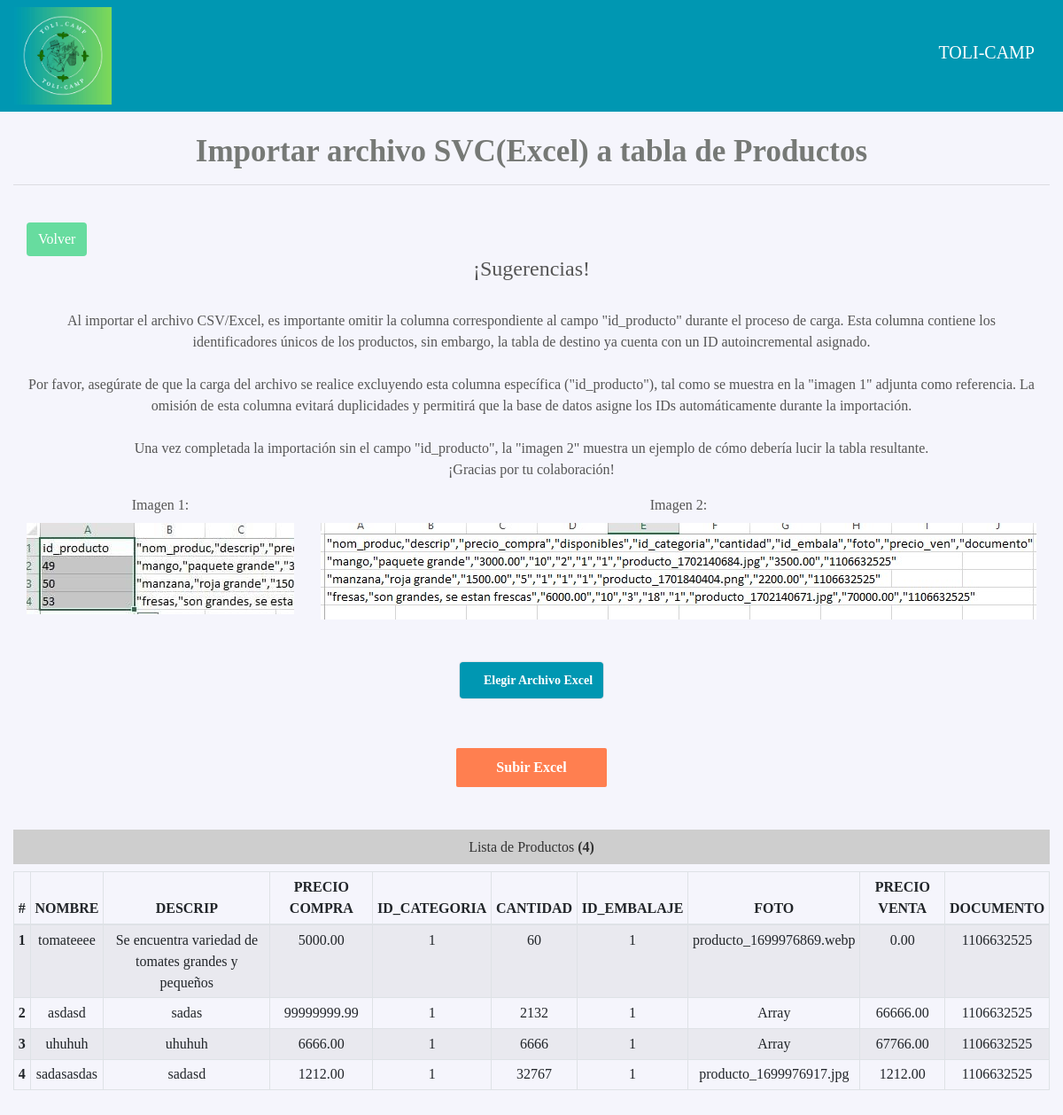
The page /views/models/admin/archivo_csv/index.php (signed in) on the database as committed earlier.
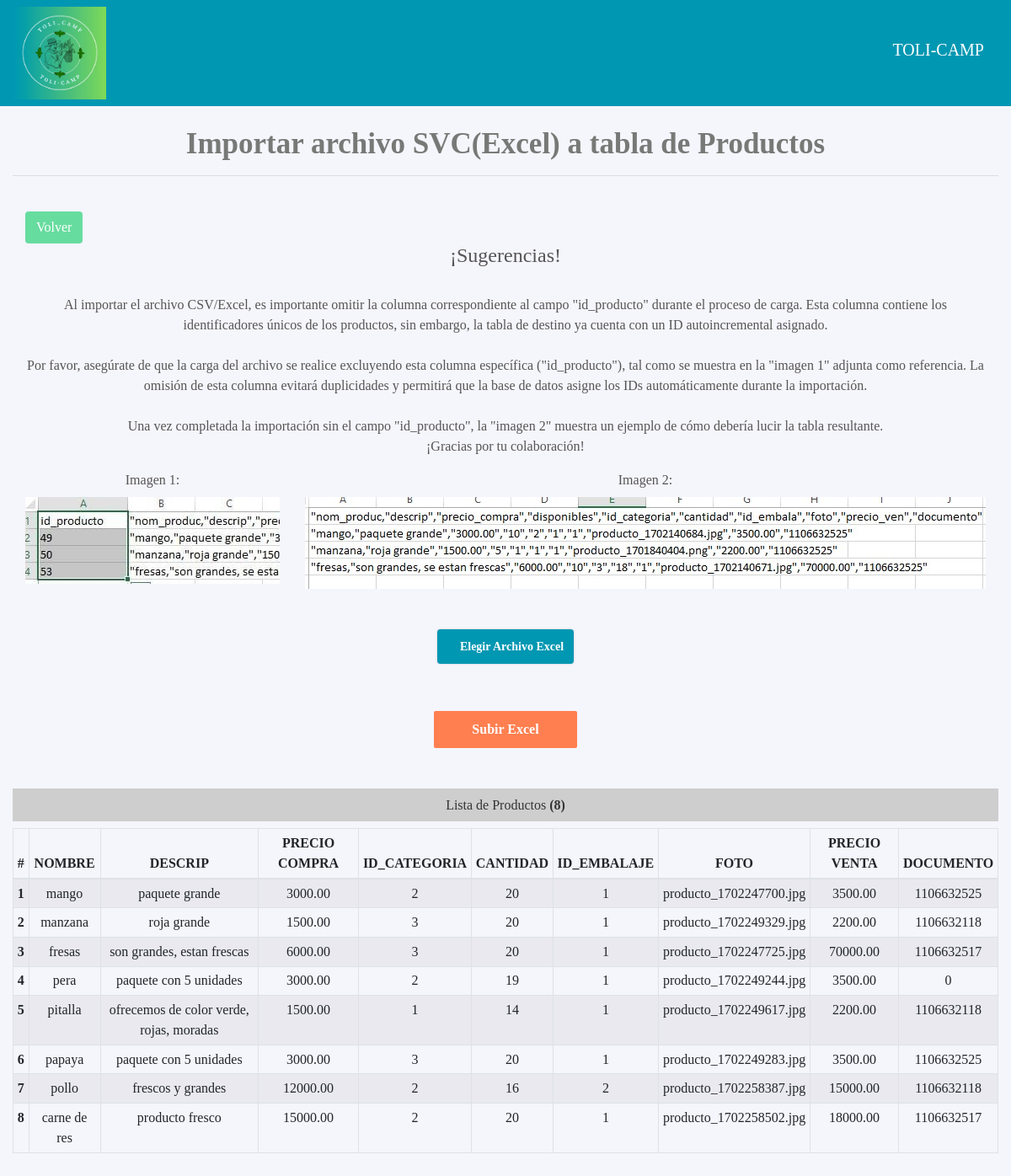
The same page on the database as committed later.
### tables this page shows
CREATE TABLE `productos` (
  `id_producto` int(11) NOT NULL,
  `barcode` int(11) NOT NULL,
  `nom_produc` varchar(50) NOT NULL,
  `descrip` varchar(150) NOT NULL,
  `precio_compra` decimal(10,2) NOT NULL,
  `id_categoria` int(11) NOT NULL,
  `cantidad` smallint(5) NOT NULL,
  `id_embala` int(11) NOT NULL,
  `foto` varchar(255) NOT NULL,
  `precio_ven` decimal(10,2) NOT NULL,
  `documento` int(11) NOT NULL
);

### views/models/admin/archivo_csv/index.php (the view, shortened to what this page needs)
<!DOCTYPE html>
<html>
<head>
  <link rel="stylesheet" href="https://cdnjs.cloudflare.com/ajax/libs/material-design-iconic-font/2.2.0/css/material-design-iconic-font.min.css">
  <link rel="stylesheet" type="text/css" href="css/bootstrap.min.css">
  <link rel="stylesheet" type="text/css" href="css/cargando.css">
  <link rel="stylesheet" type="text/css" href="css/cssGenerales.css">
</head>
<body style="font-family: 'Times New Roman', Times, serif;">
  <nav class="navbar navbar-expand-lg navbar-light navbar-dark fixed-top" style="background-color:#0097B2 !important;">
    <ul class="navbar-nav mr-auto collapse navbar-collapse">
      <li class="nav-item active">
        <a href="index.php">
          <img src="img/logo.png" alt="Web Developer Urian Viera" width="110">
        </a>
      </li>
    </ul>
    <div class="my-2 my-lg-0">
      <h5 class="navbar-brand">TOLI-CAMP</h5>
    </div>
  </nav>
  <div class="container">
    <h3 class="text-center">Importar archivo SVC(Excel) a tabla de Productos</h3>
    <hr>
    <br>
    <div class="">
      <div class="container">
        <div class="row" style="font-size: 25px;">
          <div class="col-4">
            <a href="../producto/index.php" class="btn btn-margin" style="background-color: #67DC9F; color:#ffff;">Volver</a>
          </div>
        </div>
        <h4 class="text-center">¡Sugerencias!</h4><br>
        <p class="text-center">Al importar el archivo CSV/Excel, es importante omitir la columna correspondiente al campo "id_producto" durante el proceso de carga. Esta columna contiene los identificadores únicos de los productos, sin embargo, la tabla de destino ya cuenta con un ID autoincremental asignado. <br><br> Por favor, asegúrate de que la carga del archivo se realice excluyendo esta columna específica ("id_producto"), tal como se muestra en la "imagen 1" adjunta como referencia. La omisión de esta columna evitará duplicidades y permitirá que la base de datos asigne los IDs automáticamente durante la importación. <br><br>Una vez completada la importación sin el campo "id_producto", la "imagen 2" muestra un ejemplo de cómo debería lucir la tabla resultante. <br> ¡Gracias por tu colaboración!</p>
        <div class="row text-center">
          <div class="col">
            <label for="">Imagen 1:</label><br>
            <img src="./img/suge_excel.jpg" alt="Sugerencia del archivo excel">
          </div>
          <div class="col">
            <label for="">Imagen 2:</label><br>
            <img src="./img/suge_bien.jpg" alt="Sugerencia del archivo excel">
          </div>
        </div>
      </div>
      <br><br>
      <div class="">
        <form action="./recibe_excel.php" method="POST" enctype="multipart/form-data" />
        <div class="file-input text-center">
          <label class="file-input__label" for="file-input">
            <span>Elegir Archivo Excel</span></label>
        </div>
        <div class="text-center mt-5">
          <input type="submit" name="subir" class="btn-enviar" value="Subir Excel" />
        </div>
      </div>
      <div class="text-center mt-5">
        <?php
        include('config.php');
        $sqlClientes = ("SELECT * FROM productos ORDER BY id_producto ASC");
        $queryData   = mysqli_query($con, $sqlClientes);
        $total_client = mysqli_num_rows($queryData);
        ?>
        <h6 class="text-center">
          Lista de Productos <strong>(<?php echo $total_client; ?>)</strong>
        </h6>
        <table class="table table-bordered table-striped">
          <thead>
            <tr>
              <th>#</th>
              <th>NOMBRE</th>
              <th>DESCRIP</th>
              <th>PRECIO COMPRA</th>
              <th>ID_CATEGORIA</th>
              <th>CANTIDAD</th>
              <th>ID_EMBALAJE</th>
              <th>FOTO</th>
              <th>PRECIO VENTA</th>
              <th>DOCUMENTO</th>
            </tr>
          </thead>
          <tbody>
            <?php
            $i = 1;
            while ($data = mysqli_fetch_array($queryData)) { ?>
              <tr>
                <th scope="row"><?php echo $i++; ?></th>
                <td><?php echo $data['nom_produc']; ?></td>
                <td><?php echo $data['descrip']; ?></td>
                <td><?php echo $data['precio_compra']; ?></td>
                <td><?php echo $data['id_categoria']; ?></td>
                <td><?php echo $data['cantidad']; ?></td>
                <td><?php echo $data['id_embala']; ?></td>
                <td><?php echo $data['foto']; ?></td>
                <td><?php echo $data['precio_ven']; ?></td>
                <td><?php echo $data['documento']; ?></td>
              </tr>
            <?php } ?>
          </tbody>
        </table><br><br>
      </div>
    </div>
  </div>
</body>
</html>

### views/models/admin/archivo_csv/css/cssGenerales.css (style rules this page uses)
body { height: 100vh; width: 100%; background-color: #F5F5FC !important; color: #555; }
.file-input__label { cursor: pointer; display: inline-flex; align-items: center; border-radius: 4px; font-size: 14px; font-weight: 600; color: #fff; font-size: 14px; padding: 10px 12px; background-color: #0097B2; box-shadow: 0px 0px 2px rgba(0, 0, 0, 0.25); }
.btn-enviar { color: #fff; font-weight: 600; padding: 10px 45px; background-color: coral; border: none; border-radius: 2px; }
h6 { color:#333; background-color: #cecece; padding: 10px 0px; }
h3 { font-size: 35px; font-weight: 900; color: rgb(118, 121, 118); margin-top: 150px; }

Rows that differ between the two databases and show on the page:
removed productos: nom_produc "tomateeee", descrip "Se encuentra variedad de tomates grandes y pequeños", precio_compra "5000.00", id_categoria "1", cantidad "60", id_embala "1", foto "producto_1699976869.webp", precio_ven "0.00", documento "1106632525"
removed productos: nom_produc "asdasd", descrip "sadas", precio_compra "99999999.99", id_categoria "1", cantidad "2132", id_embala "1", foto "Array", precio_ven "66666.00", documento "1106632525"
removed productos: nom_produc "uhuhuh", descrip "uhuhuh", precio_compra "6666.00", id_categoria "1", cantidad "6666", id_embala "1", foto "Array", precio_ven "67766.00", documento "1106632525"
removed productos: nom_produc "sadasasdas", descrip "sadasd", precio_compra "1212.00", id_categoria "1", cantidad "32767", id_embala "1", foto "producto_1699976917.jpg", precio_ven "1212.00", documento "1106632525"
added productos: nom_produc "mango", descrip "paquete grande", precio_compra "3000.00", id_categoria "2", cantidad "20", id_embala "1", foto "producto_1702247700.jpg", precio_ven "3500.00", documento "1106632525"
added productos: nom_produc "manzana", descrip "roja grande", precio_compra "1500.00", id_categoria "3", cantidad "20", id_embala "1", foto "producto_1702249329.jpg", precio_ven "2200.00", documento "1106632118"
added productos: nom_produc "fresas", descrip "son grandes, estan frescas", precio_compra "6000.00", id_categoria "3", cantidad "20", id_embala "1", foto "producto_1702247725.jpg", precio_ven "70000.00", documento "1106632517"
added productos: nom_produc "pera", descrip "paquete con 5 unidades", precio_compra "3000.00", id_categoria "2", cantidad "19", id_embala "1", foto "producto_1702249244.jpg", precio_ven "3500.00", documento "0"
added productos: nom_produc "pitalla", descrip "ofrecemos de color verde, rojas, moradas", precio_compra "1500.00", id_categoria "1", cantidad "14", id_embala "1", foto "producto_1702249617.jpg", precio_ven "2200.00", documento "1106632118"
added productos: nom_produc "papaya", descrip "paquete con 5 unidades", precio_compra "3000.00", id_categoria "3", cantidad "20", id_embala "1", foto "producto_1702249283.jpg", precio_ven "3500.00", documento "1106632525"
added productos: nom_produc "pollo", descrip "frescos y grandes", precio_compra "12000.00", id_categoria "2", cantidad "16", id_embala "2", foto "producto_1702258387.jpg", precio_ven "15000.00", documento "1106632118"
added productos: nom_produc "carne de res", descrip "producto fresco", precio_compra "15000.00", id_categoria "2", cantidad "20", id_embala "1", foto "producto_1702258502.jpg", precio_ven "18000.00", documento "1106632517"
Other text that changed with them:
$total_client: "4" → "8"
